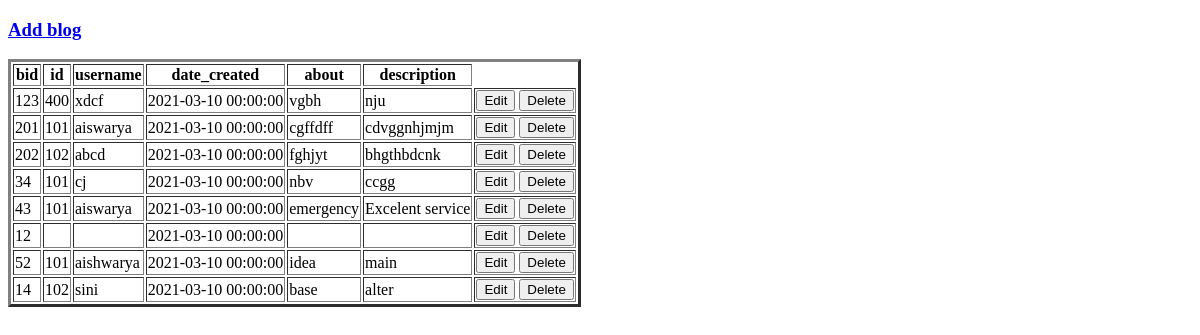
/bdes, run on an earlier commit of the app's database.
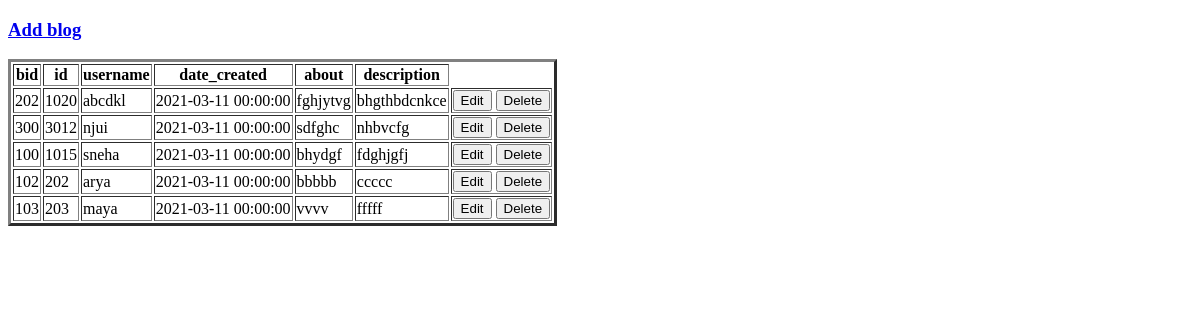
And on a later commit of the database.
### enter.py (models this page shows)
class blog(db.Model):
    bid = db.Column(db.String(120), primary_key=True)
    id = db.Column(db.String(120), db.ForeignKey('register'))
    username = db.Column(db.String(100), unique=False, nullable=False)
    date_created = db.Column(db.DateTime, nullable=False)
    about = db.Column(db.String(120), unique=False, nullable=False)
    description = db.Column(db.String(800), unique=False, nullable=False)

### enter.py (the view)
@app.route('/bdes')
def bdes():
    result1=blog.query.all()
    return render_template('bdes.html',result=result1 )

### templates/bdes.html (shortened to what this page needs)
<!DOCTYPE html>
<html>
<head>
</head>
<body>
	<h3><a href="{{url_for('services')}}">Add blog</a></h3>
	<table border="3">
		<thead>
			<tr>
				<th>bid</th>
				<th>id</th>
				<th>username</th>
				<th>date_created</th>
				<th>about</th>
				<th>description</th>
			</tr>
		</thead>
		<tbody>
			{% for user in result %}
				<tr>
					<td>{{user.bid}}</td>
					<td>{{user.id}}</td>
					<td>{{user.username}}</td>
					<td>{{user.date_created}}</td>
					<td>{{user.about}}</td>
					<td>{{user.description}}</td>
					<td>
						<a href='{{ url_for( "update" , bid=user.bid ) }}'><button type="button">Edit</button></a>
						<a href='{{ url_for( "delete" , bid=user.bid ) }}'><button type="button">Delete</button> </a>
					</td>
				</tr>
			{% endfor %}
		</tbody>
	</table>
</body>
</html>

What changed in the data, as far as the page shows it:
removed blog: bid "123", id "400", username "xdcf", date_created "2021-03-10 00:00:00", about "vgbh", description "nju"
removed blog: bid "201", id "101", username "aiswarya", date_created "2021-03-10 00:00:00", about "cgffdff", description "cdvggnhjmjm"
removed blog: bid "34", id "101", username "cj", date_created "2021-03-10 00:00:00", about "nbv", description "ccgg"
removed blog: bid "43", id "101", username "aiswarya", date_created "2021-03-10 00:00:00", about "emergency", description "Excelent service"
removed blog: bid "12", date_created "2021-03-10 00:00:00"
removed blog: bid "52", id "101", username "aishwarya", date_created "2021-03-10 00:00:00", about "idea", description "main"
removed blog: bid "14", id "102", username "sini", date_created "2021-03-10 00:00:00", about "base", description "alter"
changed blog id 202: id "102" → "1020"; username "abcd" → "abcdkl"; date_created "2021-03-10 00:00:00" → "2021-03-11 00:00:00"; about "fghjyt" → "fghjytvg"; description "bhgthbdcnk" → "bhgthbdcnkce"
added blog: bid "300", id "3012", username "njui", date_created "2021-03-11 00:00:00", about "sdfghc", description "nhbvcfg"
added blog: bid "100", id "1015", username "sneha", date_created "2021-03-11 00:00:00", about "bhydgf", description "fdghjgfj"
added blog: bid "102", id "202", username "arya", date_created "2021-03-11 00:00:00", about "bbbbb", description "ccccc"
added blog: bid "103", id "203", username "maya", date_created "2021-03-11 00:00:00", about "vvvv", description "fffff"
